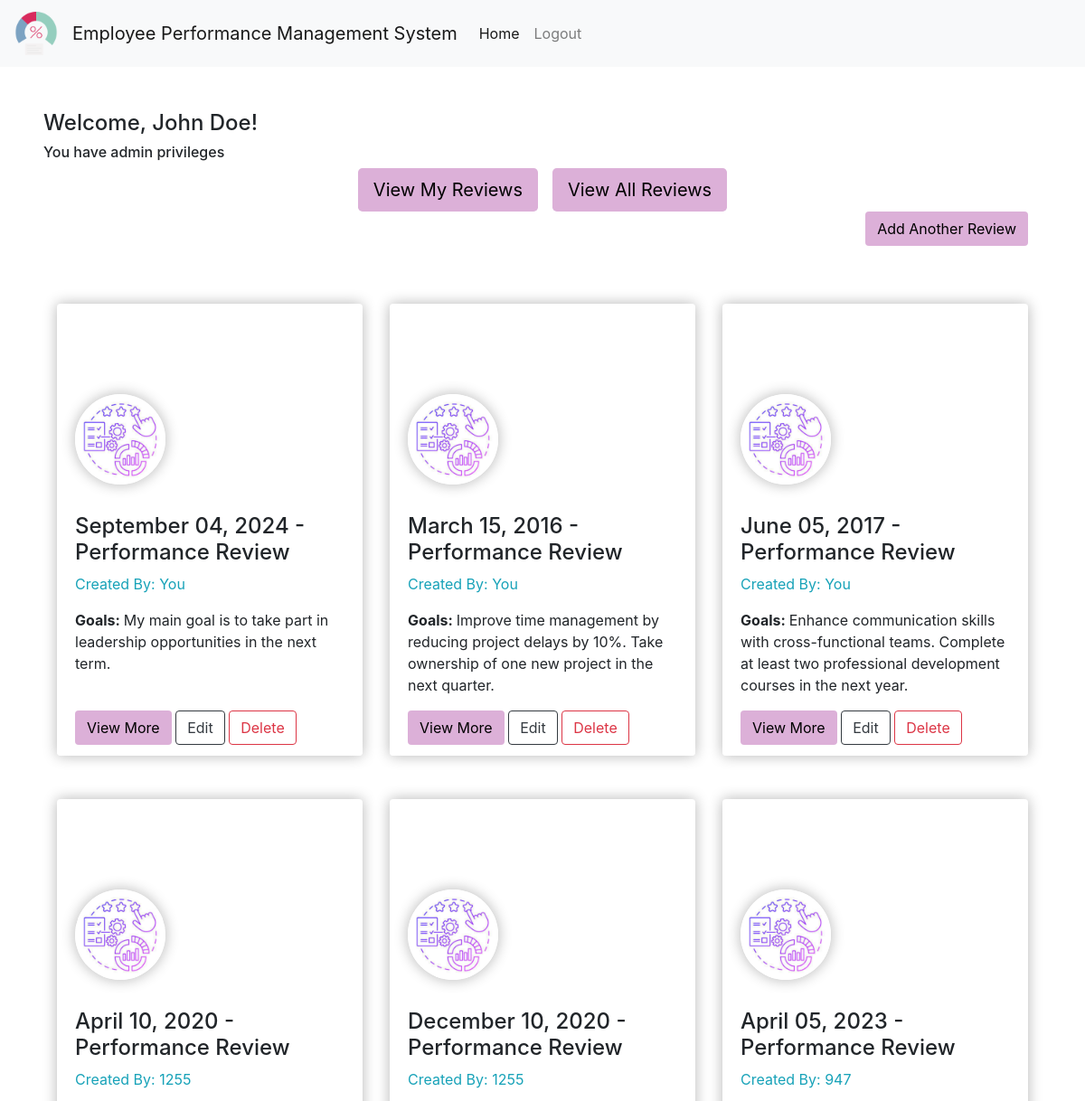
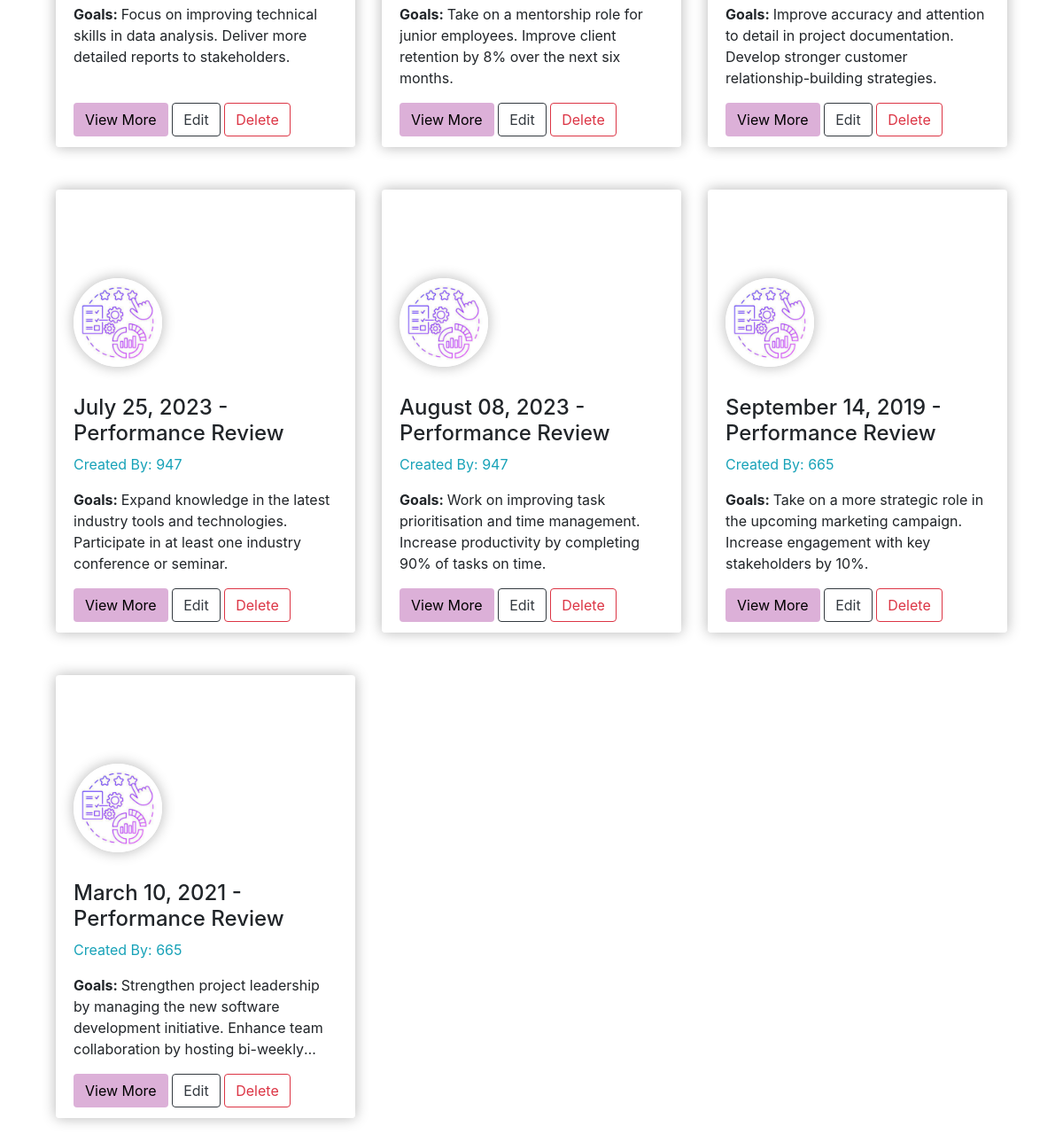
Page /home?all_reviews=True (signed in) on the committed database (2 pictures, top to bottom).
### app/models.py (models this page shows, shortened)
class Employee(Base, UserMixin):
    __tablename__ = "employees"
    name = Column(String(60), nullable=False)
    employee_number = Column(Integer, unique=True, nullable=False, primary_key=True)
    username = Column(String(40), unique=True, nullable=False)
    email = Column(String(120), unique=True, nullable=False)
    password = Column(String(40), nullable=False)
    is_admin = Column(Boolean, default=False)
    reviews = relationship("Review", backref="employee", lazy=True)

class Review(Base):
    __tablename__ = "reviews"
    review_id = Column(Integer, primary_key=True)
    employee_number = Column(
        Integer, ForeignKey("employees.employee_number"), nullable=False
    )
    review_date = Column(DateTime, nullable=False)
    reviewer_id = Column(Integer, nullable=False)
    overall_performance_rating = Column(
        Enum(
            "Excellent", "Good", "Satisfactory", "Needs Improvement", "Unsatisfactory"
        ),
        nullable=False,
    )
    goals = Column(String, nullable=False)
    reviewer_comments = Column(String, nullable=False)

### app/routes.py (the view)
@main.route("/home")
@login_required
def home():
    session = get_session()
    if current_user.is_admin and "all_reviews" in request.args:
        employee_reviews = session.query(Review).all()
    else:
        employee_reviews = (
            session.query(Review)
            .filter_by(employee_number=current_user.employee_number)
            .all()
        )
    return render_template("home.html", reviews=employee_reviews)

### app/__init__.py (called while the page is built)
    def _login_manager(self):
        self.session = get_session()
        self.login_manager.login_view = "auth.login"
        self.login_manager.init_app(self.app)
        @self.login_manager.user_loader
        def load_user(employee_number):
            return self.session.query(Employee).get(employee_number)

### app/database.py (called while the page is built)
def get_session():
    if engine is None:
        raise RuntimeError("Engine is not initialized")
    return Session(bind=engine)

### app/templates/home.html (shortened to what this page needs)
{% extends "base.html" %}
{% block content %}
{% if current_user.is_authenticated %}
  <h4>Welcome, {{ current_user.name }}!</h4>
  {% if current_user.is_admin %}
    <h6>You have admin privileges</h6>
  {% else %}
    <h6>You have regular user privileges</h6>
  {% endif %}
  <div class="container">
    {% if current_user.is_admin %}
      <div class="d-flex justify-content-center gap-2">
        <a href="{{ url_for('main.home') }}" class="btn button-custom btn-lg mx-2">View My Reviews</a>
        <a href="{{ url_for('main.home', all_reviews=True) }}" class="btn button-custom btn-lg mx-2">View All Reviews</a>
      </div>
    {% endif %}
    {% if reviews %}
      <div class="text-right mb-3">
        <a href="{{ url_for('main.create_review') }}" class="btn button-custom">Add Another Review</a>
      </div>
      <div class="row pt-5">
        {% for review in reviews %}
          <div class="col-md-6 col-lg-4 pb-5">
            <div class="card card-custom bg-white border-white border-0">
              <div class="card-custom-img" style="
                background-image: url(http://res.cloudinary.com/d3/image/upload/c_scale,q_auto:good,w_1110/trianglify-v1-cs85g_cc5d2i.jpg);
              "></div>
              <div class="card-custom-avatar">
                <img class="img-fluid" src="../static/performance-logo.png" alt="Avatar" />
              </div>
              <div class="card-body" style="overflow-y: auto">
                <p class="card-title">
                  <h4>{{ review.review_date.strftime('%B %d, %Y') }} - Performance Review</h4>
                  {% if current_user.is_admin %}
                    <h7 class="text-info">
                      Created By: {% if current_user.employee_number == review.employee_number %}
                        You
                      {% else %}
                        {{ review.employee_number }}
                      {% endif %}
                    </h7>
                  {% endif %}
                </p>
                <div class="card-text-container">
                  <p class="card-text"><strong>Goals: </strong>{{ review.goals|safe }}</p>
                </div>
              </div>
              <div class="card-footer" style="background: inherit; border-color: inherit">
                <button data-bs-toggle="modal" data-bs-target="#view-more-modal-{{ loop.index }}" class="btn button-custom" style="color:black;">
                  View More
                </button>
                <form action="{{ url_for('main.update_review', review_id=review.review_id) }}" method="GET" class="d-inline-block">
                  <button type="submit" class="btn btn-outline-dark">Edit</button>
                </form>
                {% if current_user.is_admin %}
                  <button href="#" data-review-id="{{ review.review_id }}" data-bs-toggle="modal" data-bs-target="#confirm-delete-modal" class="btn btn-outline-danger delete-btn">
                    Delete
                  </button>
                {% endif %}
              </div>
            </div>
          </div>
        {% endfor %}
      </div>
    {% else %}
      <div class="text-center pt-5">
        <a href="{{ url_for('main.create_review') }}" class="btn button-custom">Add Your First Review</a>
      </div>
    {% endif %}
  </div>
{% else %}
  <div id="flash-message" class="alert alert-warning" role="alert">
    <strong>Warning:</strong> Please log in to access this page.
  </div>
{% endif %}
{% endblock %}

### app/static/style.css (style rules this page uses)
* { margin: 0; padding: 0; }
body { font-family: "Open Sans", sans-serif; text-decoration: none; }
.button-custom { background-color: rgb(220, 176, 216); color: black; }
.card-custom { overflow: hidden; height: 500px; box-shadow: 0 0 15px rgba(10, 10, 10, 0.3); }
.card-custom-img { height: 200px; min-height: 200px; background-repeat: no-repeat; background-size: cover; background-position: center; border-color: inherit; }
.card-custom-img::after { position: absolute; content: ""; top: 161px; left: 0; width: 0; height: 0; border-style: solid; border-top-width: 40px; border-right-width: 0; border-bottom-width: 0; border-left-width: 545px; border-left-width: calc(575px - 5vw); border-top-color: transparent; border-right-color: transparent; border-bottom-color: transparent; border-left-color: inherit; }
.card-custom-avatar img { border-radius: 50%; box-shadow: 0 0 15px rgba(10, 10, 10, 0.3); position: absolute; top: 100px; left: 1.25rem; width: 100px; height: 100px; }
.card-text-container { display: -webkit-box; -webkit-box-orient: vertical; -webkit-line-clamp: 4; overflow: hidden; text-overflow: ellipsis; }

### rows in the picture
Employee: name "John Doe"
Review: review_date "September 04, 2024", shows "You", goals "My main goal is to take part in leadership opportunities in the next term."
Review: review_date "March 15, 2016", shows "You", goals "Improve time management by reducing project delays by 10%. Take ownership of one new project in the next quarter."
Review: review_date "June 05, 2017", shows "You", goals "Enhance communication skills with cross-functional teams. Complete at least two professional development courses in the next year."
Review: review_date "April 10, 2020", employee_number "1255", goals "Focus on improving technical skills in data analysis. Deliver more detailed reports to stakeholders."
Review: review_date "December 10, 2020", employee_number "1255", goals "Take on a mentorship role for junior employees. Improve client retention by 8% over the next six months."
Review: review_date "April 05, 2023", employee_number "947", goals "Improve accuracy and attention to detail in project documentation. Develop stronger customer relationship-building strategies."
Review: review_date "July 25, 2023", employee_number "947", goals "Expand knowledge in the latest industry tools and technologies. Participate in at least one industry conference or seminar."
Review: review_date "August 08, 2023", employee_number "947", goals "Work on improving task prioritisation and time management. Increase productivity by completing 90% of tasks on time."
Review: review_date "September 14, 2019", employee_number "665", goals "Take on a more strategic role in the upcoming marketing campaign. Increase engagement with key stakeholders by 10%."
Review: review_date "March 10, 2021", employee_number "665", goals "Strengthen project leadership by managing the new software development initiative. Enhance team collaboration by hosting…"
